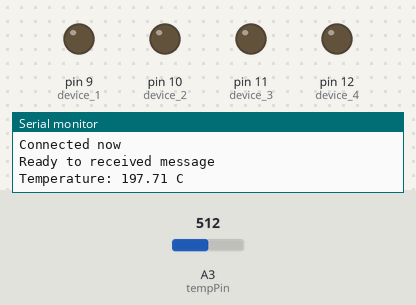
Recording of a sketch running on a simulated Arduino Uno, built with avr-gcc and run on an emulated ATmega328P. Shown: output pins drawn as LEDs (lit = HIGH), the last lines printed to the serial monitor. Inputs (shaded band) come from the test bench; at power-on: A3 (tempPin) = 512. The modem accepts every AT command (registered, SIM ready, sends succeed) and sends nothing else.

Above: at 4.2 s.
4.3 s: A3 (tempPin) set to 19
7.3 s: A3 (tempPin) set to 16
At 10.1 s:
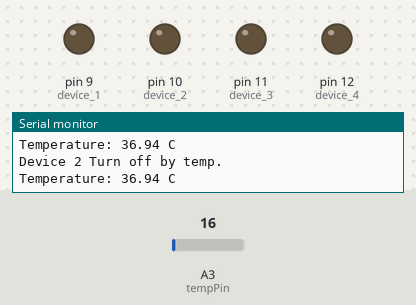
15.4 s: A3 (tempPin) set to 122
At 19.3 s:
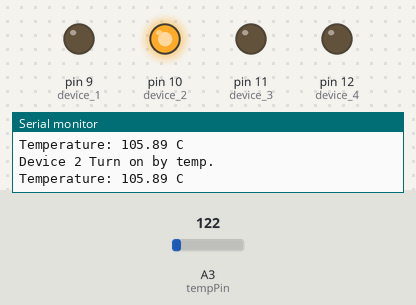
19.6 s: A3 (tempPin) set to 0
At 22.0 s:
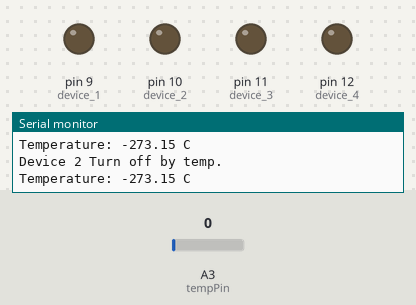
Timing chart, 0 to 23.5 s (numbered marks = the images above; inputs shaded):
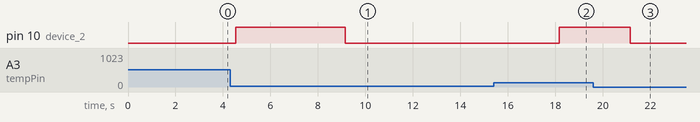

The sketch:

sms_project.ino
```cpp
#include <SoftwareSerial.h>
#include <stdio.h>
#include <string.h>
#define SIM800_TX_PIN 8
#define SIM800_RX_PIN 7
SoftwareSerial mySerial(SIM800_TX_PIN, SIM800_RX_PIN);
int device_1 = 9;
int device_2 = 10;
int device_3 = 11;
int device_4 = 12;
int index = 0;
String number = "";
String message = "";
char incomingByte;
String incomingData;
bool atCommand = true;
int motor_speed = 255;
int motor_run = 0;
//NTC B3950 Steinhart–Hart equation
int trshd_temp = 40;
int tempPin = A3;
float Vo;
float R1 = 100;
float logR2, R2, T, temp;
float c1 = 1.009249522e-03, c2 = 2.378405444e-04, c3 = 2.019202697e-07;
float tempC;
void setup()
{
  Serial.begin(9600);
  mySerial.begin(9600);
  pinMode(device_1, OUTPUT);
  pinMode(device_2, OUTPUT);
  pinMode(device_3, OUTPUT);
  pinMode(device_4, OUTPUT);
  pinMode(tempPin, INPUT);
  digitalWrite(device_1, LOW);
  digitalWrite(device_2, LOW);
  digitalWrite(device_3, LOW);
  digitalWrite(device_4, LOW);
    while (!mySerial.available()) {
    mySerial.println("AT");
    delay(1000);
    Serial.println("try to connecting");
  }
  Serial.println("Connected now");
  mySerial.println("AT+CMGF=1");  //Set SMS Text Mode
  delay(1000);
  mySerial.println("AT+CNMI=1,2,0,0,0");  //procedure, how to receive messages from the network
  delay(1000);
  // mySerial.println("AT+CMGL=\"REC UNREAD\""); // Read unread messages
  Serial.println("Ready to received message");
}
void loop()
{
  tempC = get_temp();
  Serial.print("Temperature: ");
  Serial.print(tempC);
  Serial.println(" C");
  analogWrite(device_3, motor_run);

  delay(1500);
   if (tempC>trshd_temp) {
     digitalWrite(device_2, HIGH);
     Serial.println("Device 2 Turn on by temp.");
   }else{
     digitalWrite(device_2, LOW);
     Serial.println("Device 2 Turn off by temp.");

   }
  if (mySerial.available()) {
    delay(100);

    // Serial buffer
    while (mySerial.available()) {
      incomingByte = mySerial.read();
      incomingData += incomingByte;
    }
    delay(10);
    if (atCommand == false) {
      receivedMessage(incomingData, tempC);
    } else {
      atCommand = false;
    }
    //delete messages to save memory
    if (incomingData.indexOf("OK") == -1) {
      mySerial.println("AT+CMGDA=\"DEL ALL\"");
      delay(1000);
      atCommand = true;
    }
    incomingData = "";
  }
}
void receivedMessage(String inputString, float temp) {
  //Get The number of the sender
  index = inputString.indexOf('"') + 1;
  inputString = inputString.substring(index);
  index = inputString.indexOf('"');
  number = inputString.substring(0, index);
  Serial.println("Number: " + number);
  //Get The Message of the sender
  index = inputString.indexOf("\n") + 1;
  message = inputString.substring(index);
  message.trim();
  Serial.println("Message: " + message);
  message.toUpperCase(); // uppercase the message received

if((message.indexOf("T/") > -1)){
  //turn Device 1 ON
  if (message.indexOf("D/1/N") > -1) {
    digitalWrite(device_1, HIGH);
    delay(1000);
    Serial.println("Command: Device 1 Turn On");
    Serial.println("for time:"+getValue(message, '/', 1)+"s");
    delay(getValue(message, '/', 1).toInt()*1000);
        digitalWrite(device_1, LOW);
            Serial.println("for time:"+getValue(message, '/', 1)+"s "+"ended and turn off");


  }


  //turn Device 2 ON
  if (message.indexOf("D/2/N") > -1) {
    digitalWrite(device_2, HIGH);
    delay(1000);
    Serial.println("Command: Device 2 Turn On.");
    Serial.println("for time:"+getValue(message, '/', 1)+"s");
    delay(getValue(message, '/', 1).toInt()*1000);
    digitalWrite(device_2, LOW);
            Serial.println("for time:"+getValue(message, '/', 1)+"s "+"ended and turn off");

  }


  //turn Device 3 ON
  if (message.indexOf("D/3/N") > -1) {
    analogWrite(device_3,  motor_speed);
    delay(1000);
    Serial.println("Command: Device 3 Turn On.");
    Serial.println("for time:"+getValue(message, '/', 1)+"s");
    delay(getValue(message, '/', 1).toInt()*1000);
    analogWrite(device_3,  0);
            Serial.println("for time:"+getValue(message, '/', 1)+"s "+"ended and turn off");

  }


  //turn Device 4 ON
  if (message.indexOf("D/4/N") > -1) {
    digitalWrite(device_4, HIGH);
    delay(1000);
    Serial.println("Command: Device 4 Turn On.");
     Serial.println("for time:"+getValue(message, '/', 1)+"s");
    delay(getValue(message, '/', 1).toInt()*1000);
    digitalWrite(device_4, LOW);
            Serial.println("for time:"+getValue(message, '/', 1)+"s "+"ended and turn off");
  }


}else{
  if (message.indexOf("D/1/N") > -1) {
    digitalWrite(device_1, HIGH);
    delay(1000);
    Serial.println("Command: Device 1 Turn On.");
  }

  //turn Device 1 OFF
  if (message.indexOf("D/1/F") > -1) {
    digitalWrite(device_1, LOW);
    Serial.println("Command: Device 1 Turn Off.");
  }

  //turn Device 2 ON
  if (message.indexOf("D/2/N") > -1) {
    digitalWrite(device_2, HIGH);
    delay(1000);
    Serial.println("Command: Device 2 Turn On.");
  }

  //turn Device 2 OFF
  if (message.indexOf("D/2/F") > -1) {
    digitalWrite(device_2, LOW);
    Serial.println("Command: Device 1 Turn Off.");
  }
  //turn Device 3 ON
  if (message.indexOf("D/3/N") > -1) {
    // digitalWrite(device_3, HIGH);
      motor_run = motor_speed;
    delay(1000);
    Serial.println("Command: Device 3 Turn On.");
  }

  //turn Device 3 OFF
  if (message.indexOf("D/3/F") > -1) {
    motor_run = 0;
    Serial.println("Command: Device 3 Turn Off.");
  }
  //turn Device 4 ON
  if (message.indexOf("D/4/N") > -1) {
    digitalWrite(device_4, HIGH);
    delay(1000);
    Serial.println("Command: Device 4 Turn On.");
  }

  //turn Device 4 OFF
  if (message.indexOf("D/4/F") > -1) {
    digitalWrite(device_4, LOW);
    Serial.println("Command: Device 4 Turn Off.");
  }
}


if(getValue(message,'/',0) =="TEMP"){
  trshd_temp =getValue(message,'/',1).toInt();
  Serial.println("temp threshold change to  ");
  Serial.println(trshd_temp);
}
if(getValue(message,'/',0) =="SPEED"){
  motor_speed =getValue(message,'/',1).toInt();
  Serial.println("motor speed change to  ");
  Serial.println(motor_speed);
}

  // if(temp > ){
  //    digitalWrite(device_3, HIGH);
  //    Serial.println("Device 3 Turn on by temp.");
  //  }
  delay(50);// Added delay between two readings
}
float get_temp() {
  Vo = analogRead(tempPin);
  R2 = R1 * (1023.0 / Vo - 1.0); // R2= R1*(Vin/Vout - 1)
  logR2 = log(R2);
  T = (1.0 / (c1 + c2 * logR2 + c3 * logR2 * logR2 * logR2));
  return T - 273.15; //độ C
}
String getValue(String data, char separator, int index)
{
  int found = 0;
  int strIndex[] = {0, -1};
  int maxIndex = data.length()-1;

  for(int i=0; i<=maxIndex && found<=index; i++){
    if(data.charAt(i)==separator || i==maxIndex){
        found++;
        strIndex[0] = strIndex[1]+1;
        strIndex[1] = (i == maxIndex) ? i+1 : i;
    }
  }

  return found>index ? data.substring(strIndex[0], strIndex[1]) : "";
}
```

Measured:
- after the input at 7.3 s, pin 10 (device_2): HIGH → LOW after 1.9 s
- after the input at 15.4 s, pin 10 (device_2): LOW → HIGH after 2.8 s
- after the input at 19.6 s, pin 10 (device_2): HIGH → LOW after 1.6 s
